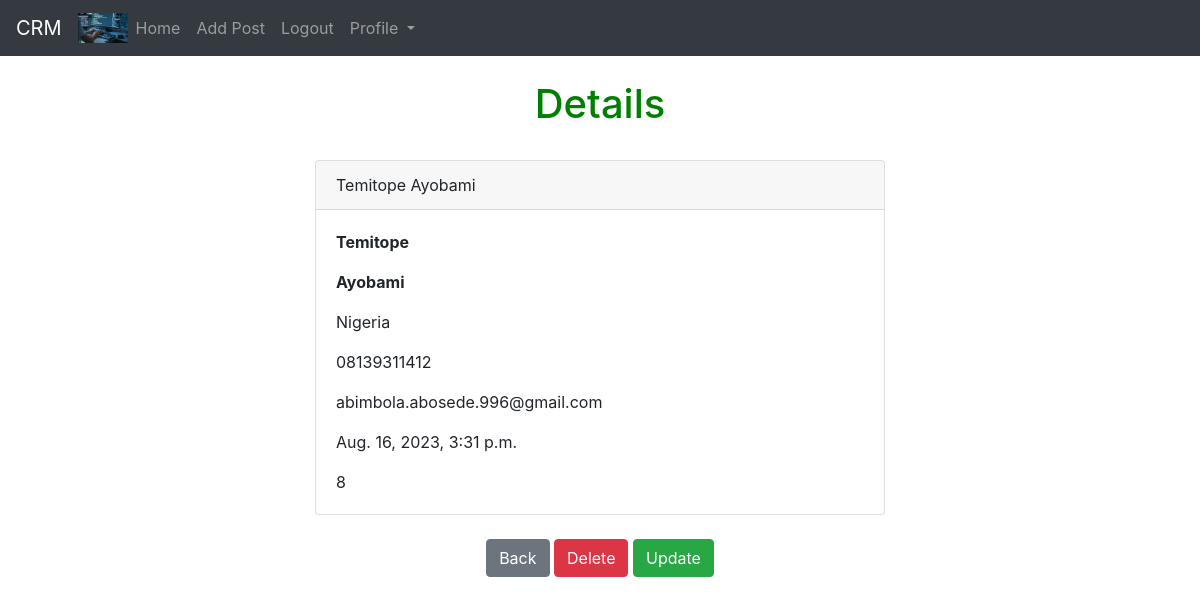
Page /detail_record/8 (signed in) on the committed database.
### crmapp/models.py (models this page shows, shortened)
class School(models.Model):
    first_name = models.CharField(max_length=50)
    last_name = models.CharField(max_length=50)
    address = models.CharField(max_length=70)
    email = models.EmailField()
    date_created = models.DateTimeField(auto_now_add=True)
    country = models.CharField(max_length=50)
    state = models.CharField(max_length=20)
    mobile = models.CharField(max_length=14)
    sex = models.CharField(max_length=6)

### crmapp/views.py (the view)
# urls.py: path('detail_record/<int:pk>', views.detail_record, name = 'detail'),
def detail_record(request, pk):
    if request.user.is_authenticated:
        detail_it = School.objects.get(id=pk)
        return render(request, 'apps/detail_record.html', {'detail_it': detail_it})
    else:
        messages.success(request, "You are not qualified")
        return redirect('register')

### crmapp/templates/apps/detail_record.html
{% extends 'blog/base.html' %}
{% block content %}
<br/>
<h1 style = "text-align:center; color:green;"> Details </h1>
<br/>
<div class="col-md-6 offset-md-3">
<div class="card">
    <div class="card-header">
        {{detail_it.first_name }}
        {{ detail_it.last_name }}
    </div>
    <div class="card-body">
      <p class="card-text">
        <strong>{{ detail_it.first_name }}</strong>
    </p>
    <p class="card-text">
        <strong>{{ detail_it.last_name }}</strong>
    </p>
    <p class="card-text">
        {{ detail_it.country }}
    </p>
    <p class="card-text">
        {{ detail_it.mobile }}
    </p>
    <p class="card-text">
        {{ detail_it.email }}
    </p>
    <p class="card-text">
        {{ detail_it.date_created }}
    </p>
    <p class="card-text">
        {{ detail_it.id }}
    </p>
    </div>
  </div>
<br/>
</div>
<div style = "text-align:center;">
<a href = "{% url 'home' %}" class = "btn btn-secondary"> Back </a>
<a href = "{% url 'delete' detail_it.id %}" class = "btn btn-danger"> Delete </a>
<a href = "{% url 'update' detail_it.id %}" class = "btn btn-success"> Update </a>
</div>
{% endblock %}

### rows in the picture
School: first_name "Temitope", last_name "Ayobami", country "Nigeria", mobile "08139311412", email "abimbola.abosede.996@gmail.com", date_created "Aug. 16, 2023, 3:31 p.m.", id "8"
